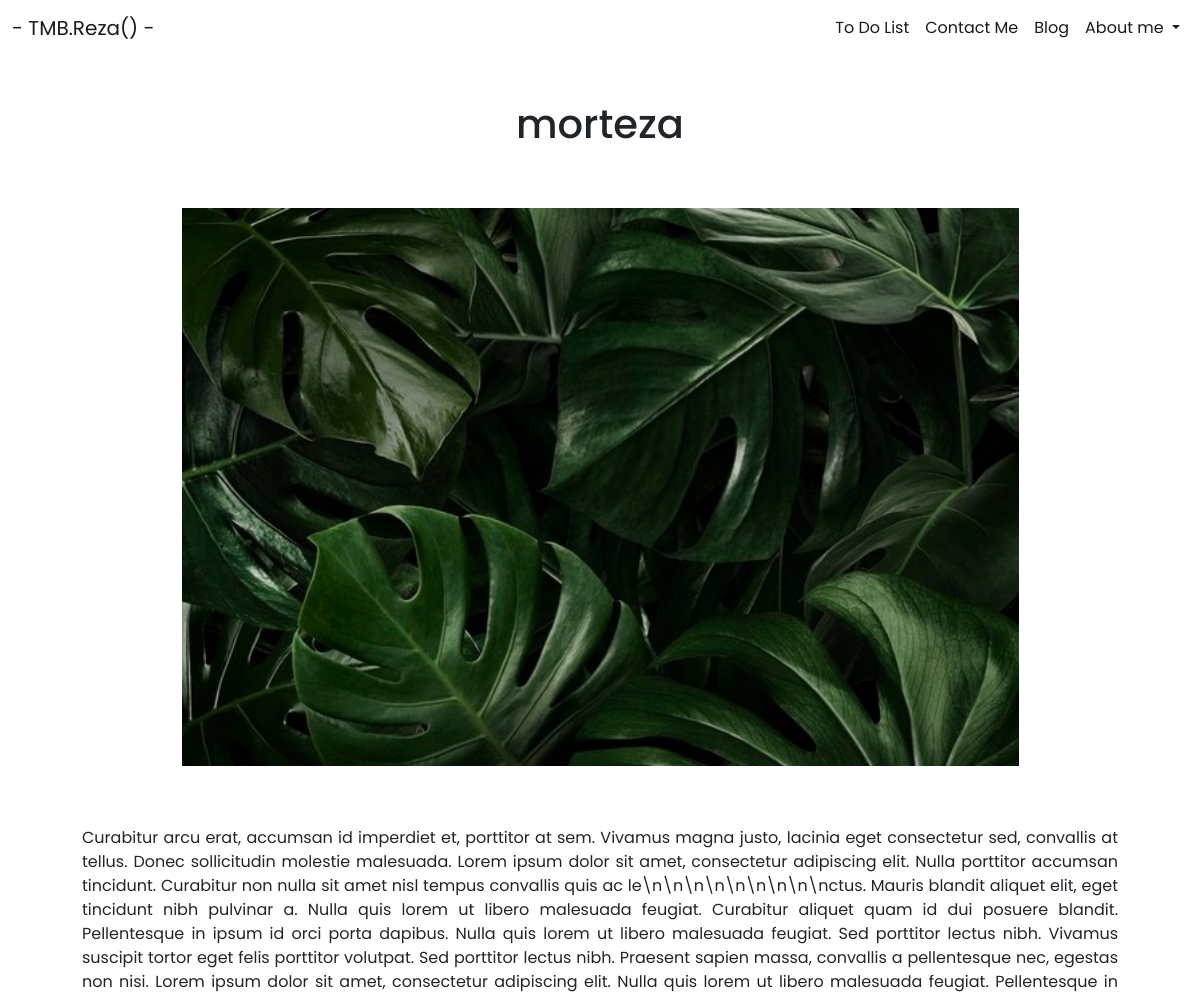
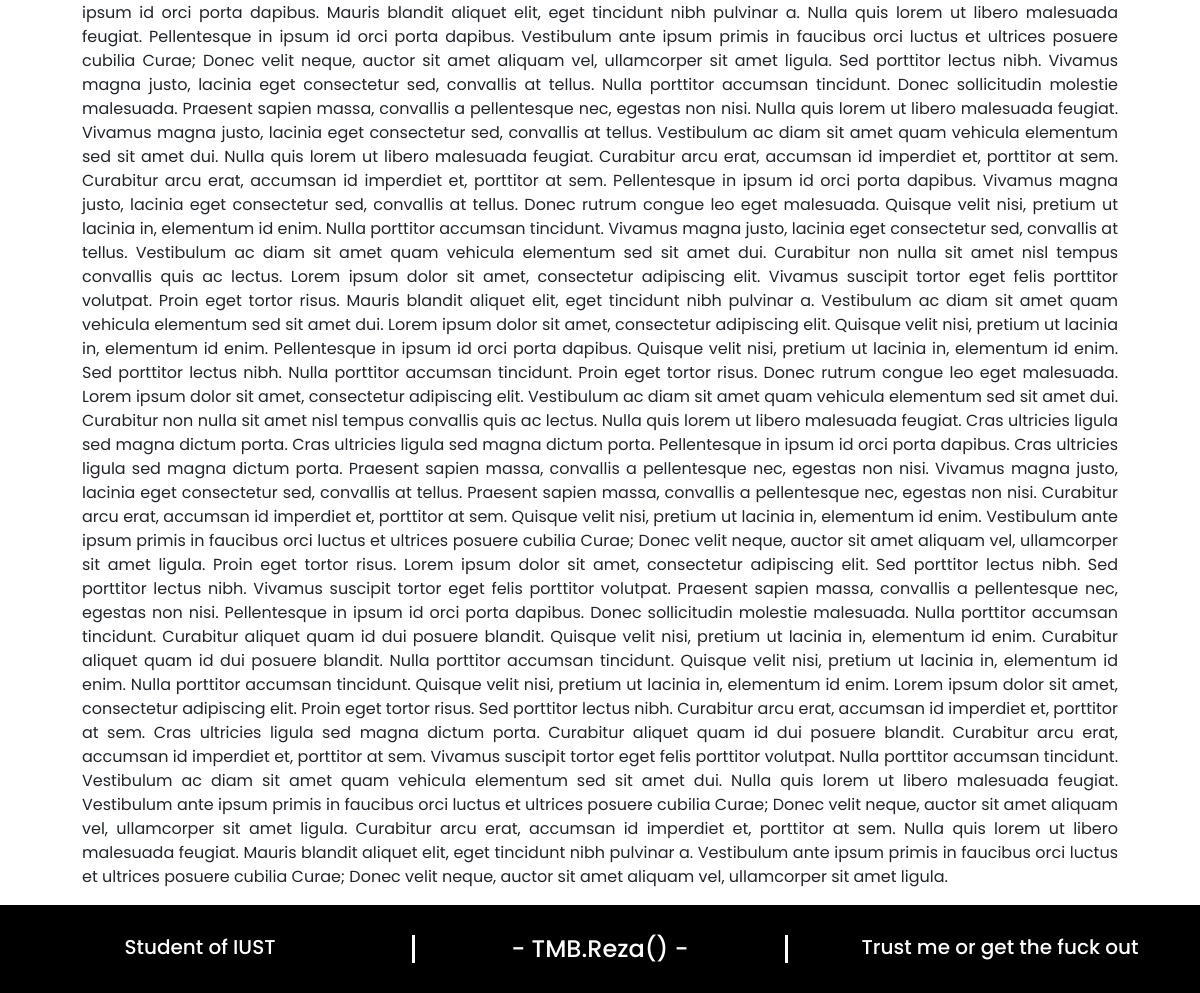
Page /blog/blogdetail/6 on the committed database (2 pictures, top to bottom).
### blog/models.py (models this page shows, shortened)
class blogposts(models.Model):
    title = models.CharField(max_length=200)
    content = models.TextField()
    summary = models.TextField(blank=True , null=True)
    date = models.DateField(auto_now=True)
    isfav = models.BooleanField(blank=True , null=True)
    image = models.ImageField(upload_to = '%Y/%m/%d' , null=True,blank=True)

### blog/views.py (the view)
# urls.py: path('blogdetail/<postid>' , blogdetail , name="detail")
def blogdetail(reques , postid):
    post = blogposts.objects.get(id = postid)
    arg = {'post' : post}
    return render(reques , 'blog/postdetail.html' , arg)

### blog/templates/blog/postdetail.html (shortened to what this page needs)
{% extends 'base.html' %}
{% block content %}
<div class="container contentx">
    <h1>{{ post.title }}</h1>
    <div class="image">
        <img src="{{post.image.url}}" height="75%" width="75%" style="margin: auto; display: table; margin-bottom: 60px; margin-top: 60px;">
    </div>
    <div class="data">
        <p>{{ post.content }}</p>
    </div>
</div>
{% endblock %}

### blog/templates/blog/postdetail.html (style rules this page uses)
* { font-family: 'poppins'; }
.contentx h1 { text-align: center; }
.contentx p { text-align: justify; }
.contentx { padding-top: 100px; }
.data { padding-right: 40px; padding-left: 40px; }

### rows in the picture
blogposts: title "morteza", image (picture), content "Curabitur arcu erat, accumsan id imperdiet et, porttitor at sem. Vivamus magna justo, lacinia eget consectetur sed, convallis at tellus. Donec sollicitudin molestie malesuada. Lorem ipsum dolor sit amet, consectetur adipiscing elit. Nulla porttitor accumsan tincidunt. Curabitur non nulla sit amet nisl tempus convallis quis ac le\\n\\n\\n\\n\\n\\n\\n\\n\\nctus. Mauris blandit aliquet elit, eget tincidunt nibh pulvinar a. Nulla quis lorem ut libero malesuada feugiat. Curabitur aliquet quam id dui posuere blandit. Pellentesque in ipsum id orci porta dapibus. Nulla quis lorem ut libero malesuada feugiat. Sed porttitor lectus nibh. Vivamus suscipit tortor eget felis porttitor volutpat. Sed porttitor…"
